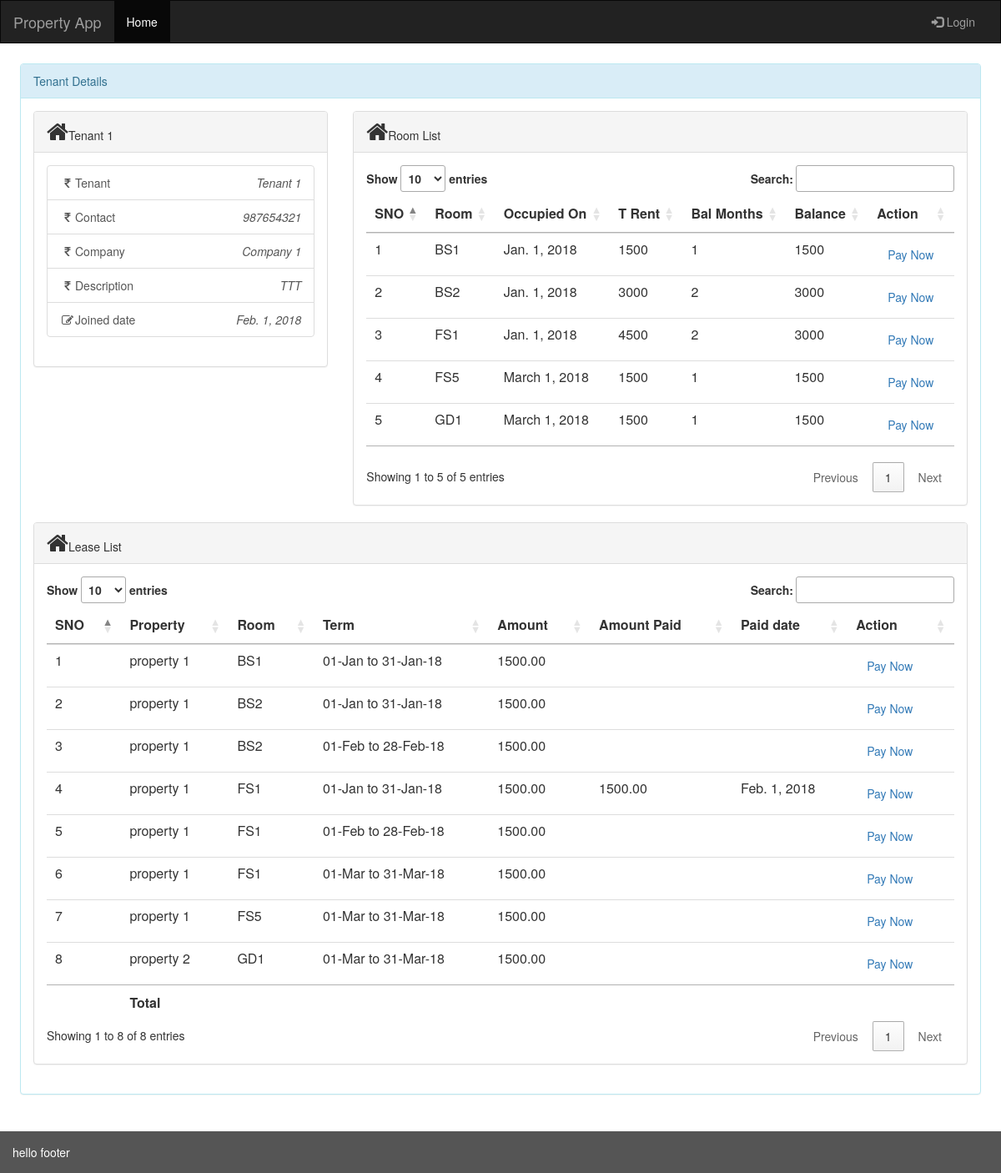
The app's page /rent/tenants/tenant_details/1 with its own data.
### rent/models.py (models this page shows, shortened)
class Tenant(models.Model):
    tenant_id =  models.AutoField(primary_key=True)
    tenant_name =  models.CharField(max_length=250)
    tenant_company =  models.CharField(max_length=250)
    tenant_description = models.CharField(max_length=500)
    tenant_joindate = models.DateField()
    tenant_contact = models.IntegerField(unique=True)
    tenant_secondry = models.IntegerField(unique=True)
    timestamp = models.DateTimeField(auto_now=True)

class Room(models.Model):
    room_id = models.AutoField(primary_key=True)
    room_property = models.ForeignKey(Property, on_delete=models.CASCADE)
    room_meter = models.ForeignKey(Electricitymeter, on_delete=models.CASCADE, null=True, blank=True)
    room_name = models.CharField(max_length=50)
    room_rent = models.DecimalField(max_digits=8,decimal_places=2)
    room_description = models.CharField(max_length=250)
    timestamp = models.DateTimeField(auto_now=True)

class Leasedetails(models.Model):
    lease_id = models.AutoField(primary_key=True)
    lease_start_date = models.DateField()
    lease_end_date = models.DateField()
    lease_amount = models.DecimalField(max_digits=8,decimal_places=2)
    lease_tenant = models.ForeignKey(Tenant, on_delete=models.CASCADE)
    lease_room = models.ForeignKey(Room, on_delete=models.CASCADE)
    lease_transaction = models.ForeignKey(Transaction, on_delete=models.CASCADE, null=True, blank=True)
    timestamp = models.DateTimeField(auto_now=True)

class Property(models.Model):
    property_id = models.AutoField(primary_key=True)
    property_name = models.CharField(max_length=300)
    property_location = models.ForeignKey(Location, on_delete=models.CASCADE)
    timestamp = models.DateTimeField(auto_now=True)

class Transaction(models.Model):
    transaction_id = models.AutoField(primary_key=True)
    transaction_room = models.ForeignKey(Room, on_delete=models.CASCADE)
    transaction_amount = models.DecimalField(max_digits=8,decimal_places=2)
    transaction_date = models.DateField()
    transaction_reason = models.CharField(max_length=50)
    timestamp = models.DateTimeField(auto_now=True)

### rent/views.py (the view)
# urls.py: path('tenants/tenant_details/<int:tenant_id>', views.tenant_details, name='tenant_details'),
def tenant_details(request, tenant_id):
    tenant = Tenant.objects.get(tenant_id=tenant_id)
    lease = Leasedetails.objects.filter(lease_tenant=tenant_id).order_by('lease_room__room_name','lease_start_date')
    lease_start_date = Min('leasedetails__lease_start_date')
    total_rent = Sum('leasedetails__lease_amount')
    pending_months = Count('leasedetails__lease_amount',filter=Q(leasedetails__lease_transaction__isnull=True))
    balance_amount =  total_rent - Sum('leasedetails__lease_transaction__transaction_amount')
    tenant_rooms = Room.objects.filter(leasedetails__lease_tenant=tenant_id)
    room_wise_lease = tenant_rooms.annotate(start_date=lease_start_date,total_rent=total_rent,balance_amount=balance_amount,pending_months=pending_months).order_by('room_name')
    return render(request,'rent/tenant_details.html',{'tenant_details':tenant,'lease_details':lease,'lease_room_wise':room_wise_lease})

### rent/templates/rent/tenant_details.html (shortened to what this page needs)
{% extends 'base.html' %}
{% load rent_extras %}
{% block content %}
<div class="panel panel-info">
    <div class="panel-heading">Tenant Details</div>
    <div class="panel-body">
        <div class="row">
            <div class="col-lg-4">
                <div class="panel panel-default">
                    <div class="panel-heading"><i class="fa fa-home fa-2x"></i>{{tenant_details.tenant_name}}</div>
                    <div class="panel-body">
                        <div class="list-group">
                            <a href="#" class="list-group-item">
                                    <i class="fa fa-rupee fa-fw"></i>Tenant
                                    <span class="pull-right"><em>{{tenant_details.tenant_name|title}}</em></span>
                            </a>
                            <a href="#" class="list-group-item">
                                    <i class="fa fa-rupee fa-fw"></i>Contact
                                    <span class="pull-right"><em>{{tenant_details.tenant_contact}}</em></span>
                                </a>
                            <a href="#" class="list-group-item">
                                <i class="fa fa-rupee fa-fw"></i>Company
                                <span class="pull-right"><em>{{tenant_details.tenant_company}}</em></span>
                            </a>
                            <a href="#" class="list-group-item">
                                    <i class="fa fa-rupee fa-fw"></i>Description
                                    <span class="pull-right"><em>{{tenant_details.tenant_description}}</em></span>
                                </a>
                            <a href="#" class="list-group-item">
                                <i class="fa fa-edit fa-fw"></i>Joined date
                                <span class="pull-right"><em>{{tenant_details.tenant_joindate }}</em></span>
                            </a>
                        </div>
                    </div>
                </div>
            </div>
            <div class="col-lg-8">
                <div class="panel panel-default">
                    <div class="panel-heading"><i class="fa fa-home fa-2x"></i>Room List</div>
                    <div class="panel-body">
                        <table id ="tenant_rooms_datatable" class="table custom_data_table">
                            <thead>
                                <tr>
                                    <th>SNO</th>
                                    <th>Room </th>
                                    <th>Occupied On</th>
                                    <th class="show-sum">T Rent</th>
                                    <th class="show-sum">Bal Months</th>
                                    <th class="show-sum">Balance</th>
                                    <th>Action</th>
                                </tr>
                            </thead>
                            <tbody>
                                {% for item in lease_room_wise %}
                                <tr>
                                    <td>{{forloop.counter}}</td>
                                    <td>{{item.room_name}}</td>
                                    <td>{{item.start_date}}</td>
                                    <td>{{item.total_rent}}</td>
                                    <td>{{item.pending_months}}</td>
                                    {% if item.balance_amount %}
                                        <td>{{item.balance_amount}}</td>
                                    {% else %}
                                        <td>{{item.total_rent}}</td>
                                    {% endif %}
                                    <td><a class="btn" href="">Pay Now</a></td>
                                </tr>
                                {% endfor %}
                            </tbody>
                            <tfoot>
                                <tr>
                                    <th></th>
                                    <th></th>
                                    <th></th>
                                    <th></th>
                                    <th></th>
                                    <th></th>
                                    <th></th>
                                </tr>
                            </tfoot>
                        </table>
                    </div>
                </div>
            </div>
            <div class="col-lg-12">
                <div class="panel panel-default">
                    <div class="panel-heading"><i class="fa fa-home fa-2x"></i>Lease List</div>
                    <div class="panel-body">
                        <table class="table custom_data_table">
                            <thead>
                                <tr>
                                    <th>SNO</th>
                                    <th>Property </th>
                                    <th>Room </th>
                                    <th>Term</th>
                                    <th class="show-sum">Amount</th>
                                    <th class="show-sum">Amount Paid</th>
                                    <th>Paid date</th>
                                    <th>Action</th>
                                </tr>
                            </thead>
                            <tbody>
                                {% for item in lease_details %}
                                <tr>
                                    <td>{{forloop.counter}}</td>
                                    <td>{{item.lease_room.room_property.property_name}}</td>
                                    <td>{{item.lease_room.room_name}}</td>
                                    <td>{{item.lease_start_date|date:"d-M"}} to {{item.lease_end_date|date:"d-M-y"}}</td>
                                    <td>{{item.lease_amount}}</td>
                                    <td>{{item.lease_transaction.transaction_amount}}</td>
                                    <td>{{item.lease_transaction.transaction_date}}</td>
                                    <td><a class="btn" href="{% url 'transactions_create' item.lease_id %}">Pay Now</a></td>
                                </tr>
                                {% endfor %}
                            </tbody>
                            <tfoot>
                                <tr>
                                    <th></th>
                                    <th>Total</th>
                                    <th></th>
                                    <th></th>
                                    <th></th>
                                    <th></th>
                                    <th></th>
                                    <th></th>
                                </tr>
                            </tfoot>
                        </table>
                    </div>
                </div>
            </div>
        </div>
    </div>
    </div>
</div>
{% endblock %}

### records on screen
Tenant: tenant_name "Tenant 1", tenant_contact "987654321", tenant_company "Company 1", tenant_description "TTT", tenant_joindate "Feb. 1, 2018"
Room: room_name "BS1", start_date "Jan. 1, 2018", total_rent "1500", pending_months "1"
Room: room_name "BS2", start_date "Jan. 1, 2018", total_rent "3000", pending_months "2"
Room: room_name "FS1", start_date "Jan. 1, 2018", total_rent "4500", pending_months "2", balance_amount "3000"
Room: room_name "FS5", start_date "March 1, 2018", total_rent "1500", pending_months "1"
Room: room_name "GD1", start_date "March 1, 2018", total_rent "1500", pending_months "1"
Leasedetails: lease_room.room_property.property_name "property 1", lease_room.room_name "BS1", lease_start_date "01-Jan", lease_end_date "31-Jan-18", lease_amount "1500.00"
Leasedetails: lease_room.room_property.property_name "property 1", lease_room.room_name "BS2", lease_start_date "01-Jan", lease_end_date "31-Jan-18", lease_amount "1500.00"
Leasedetails: lease_room.room_property.property_name "property 1", lease_room.room_name "BS2", lease_start_date "01-Feb", lease_end_date "28-Feb-18", lease_amount "1500.00"
Leasedetails: lease_room.room_property.property_name "property 1", lease_room.room_name "FS1", lease_start_date "01-Jan", lease_end_date "31-Jan-18", lease_amount "1500.00", lease_transaction.transaction_amount "1500.00", lease_transaction.transaction_date "Feb. 1, 2018"
Leasedetails: lease_room.room_property.property_name "property 1", lease_room.room_name "FS1", lease_start_date "01-Feb", lease_end_date "28-Feb-18", lease_amount "1500.00"
Leasedetails: lease_room.room_property.property_name "property 1", lease_room.room_name "FS1", lease_start_date "01-Mar", lease_end_date "31-Mar-18", lease_amount "1500.00"
Leasedetails: lease_room.room_property.property_name "property 1", lease_room.room_name "FS5", lease_start_date "01-Mar", lease_end_date "31-Mar-18", lease_amount "1500.00"
Leasedetails: lease_room.room_property.property_name "property 2", lease_room.room_name "GD1", lease_start_date "01-Mar", lease_end_date "31-Mar-18", lease_amount "1500.00"
